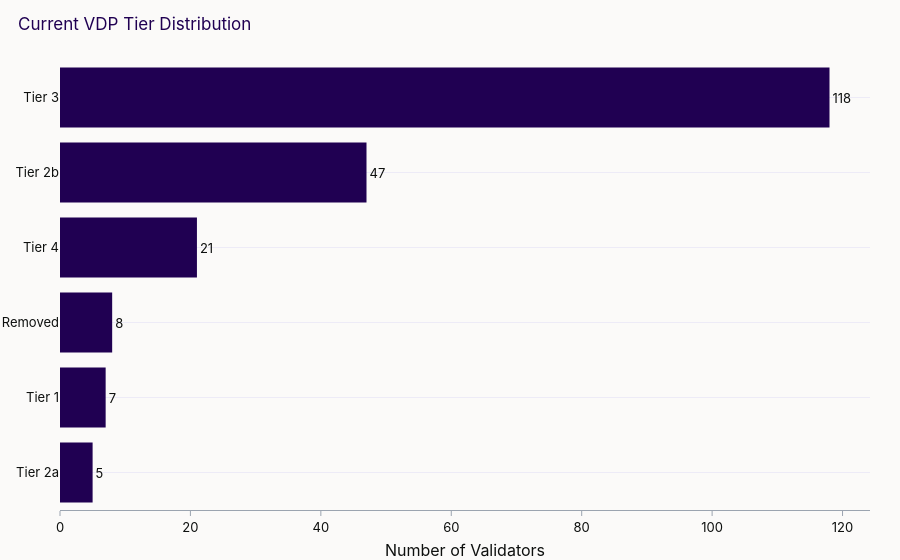

This figure's notebook cell:
### Code cell
query = """SELECT current_tier, COUNT(id) as total_delegators
FROM 'vdp'
WHERE current_tier IS NOT NULL
GROUP BY current_tier
ORDER BY count(id) desc"""
df = pd.read_sql(query, engine)

df = df.sort_values("total_delegators")
fig = px.bar(
    df, x="total_delegators", y="current_tier", orientation="h",
    text="total_delegators",
    title="Current VDP Tier Distribution",
)
fig.update_traces(marker_color=MONAD["blue"], textposition="outside")
fig.update_layout(xaxis_title="Number of Validators", yaxis_title="", showlegend=False)
fig.show()

### Figure 1 — Plotly figure (JSON) as saved in the notebook; plotly's stock layout.template omitted (floating-point values rounded to 4 significant figures)
{"data": [{"hovertemplate": "total_delegators=%{text}<br>current_tier=%{y}<extra></extra>", "legendgroup": "", "marker": {"color": "#200052", "pattern": {"shape": ""}}, "name": "", "orientation": "h", "showlegend": false, "text": [5.0, 7.0, 8.0, 21.0, 47.0, 118.0], "textposition": "outside", "type": "bar", "x": [5, 7, 8, 21, 47, 118], "xaxis": "x", "y": ["Tier 2a", "Tier 1", "Removed", "Tier 4", "Tier 2b", "Tier 3"], "yaxis": "y"}], "layout": {"barmode": "relative", "legend": {"tracegroupgap": 0}, "showlegend": false, "title": {"text": "Current VDP Tier Distribution"}, "xaxis": {"anchor": "y", "domain": [0, 1], "title": {"text": "Number of Validators"}}, "yaxis": {"anchor": "x", "domain": [0, 1], "title": {"text": ""}}}}
